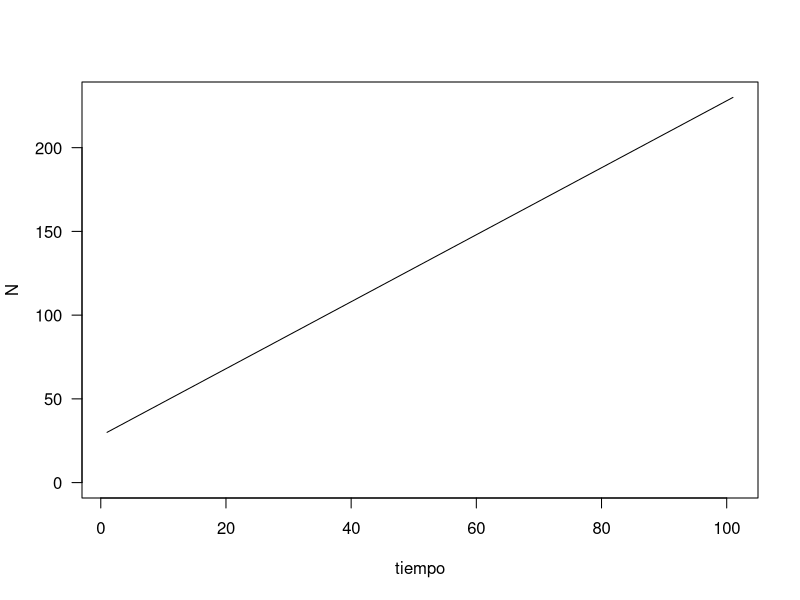
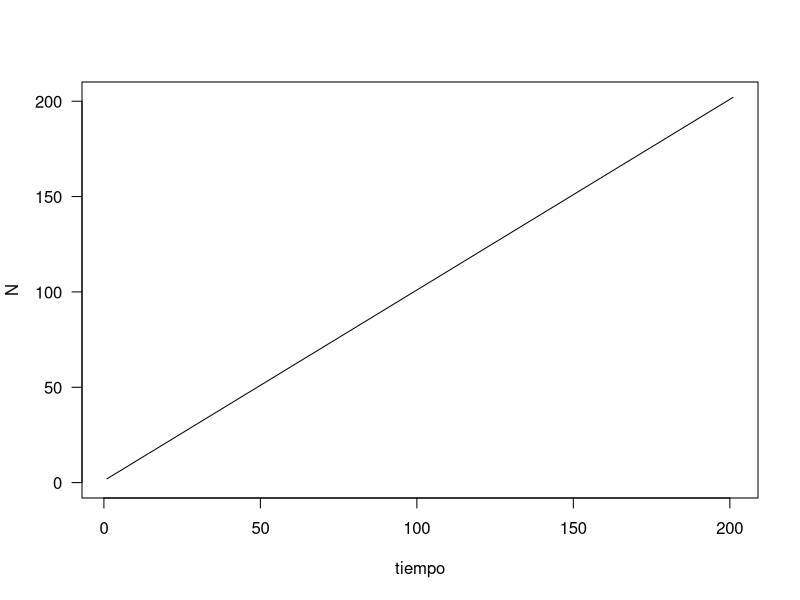
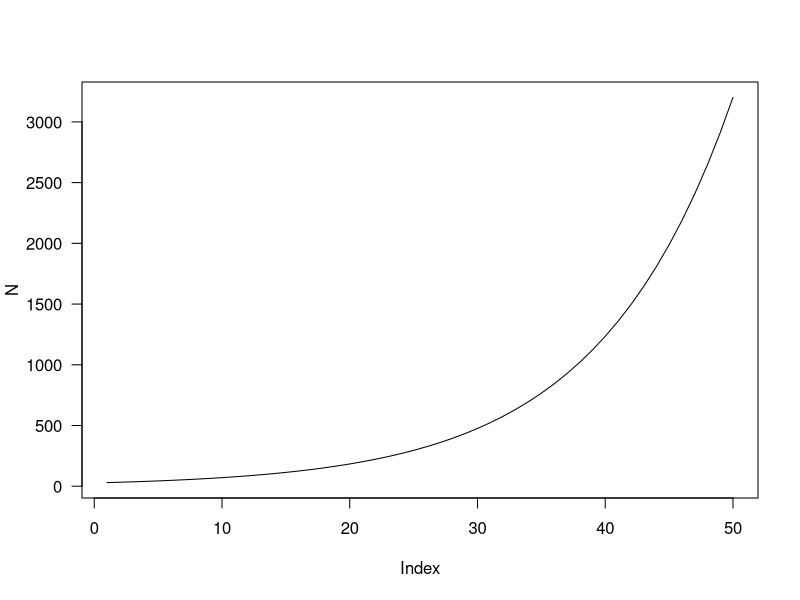
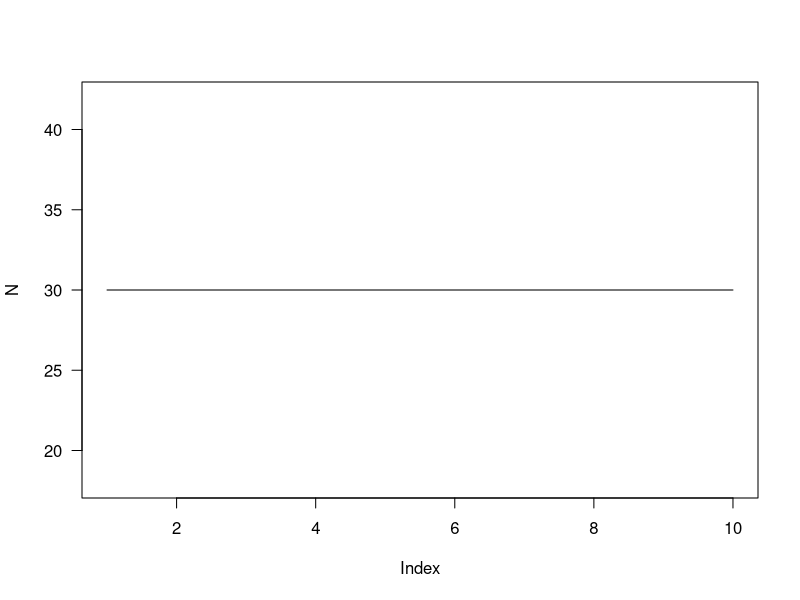
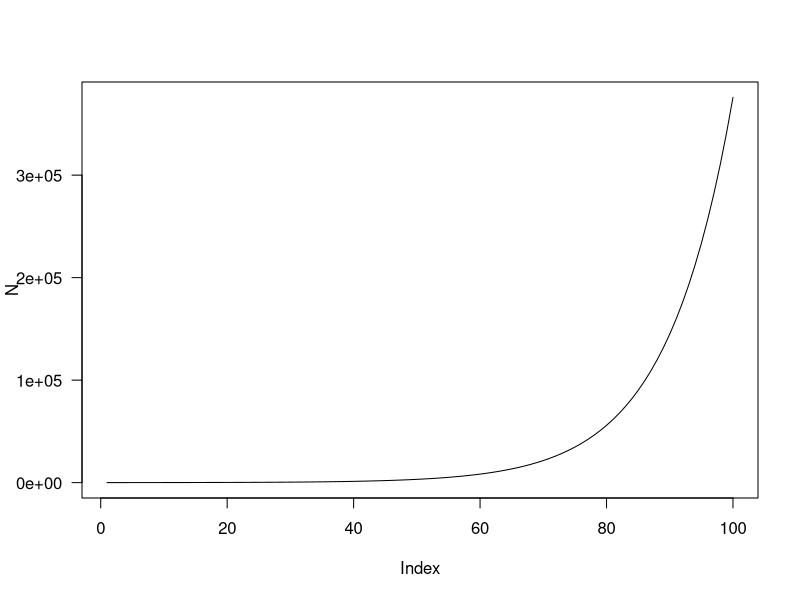
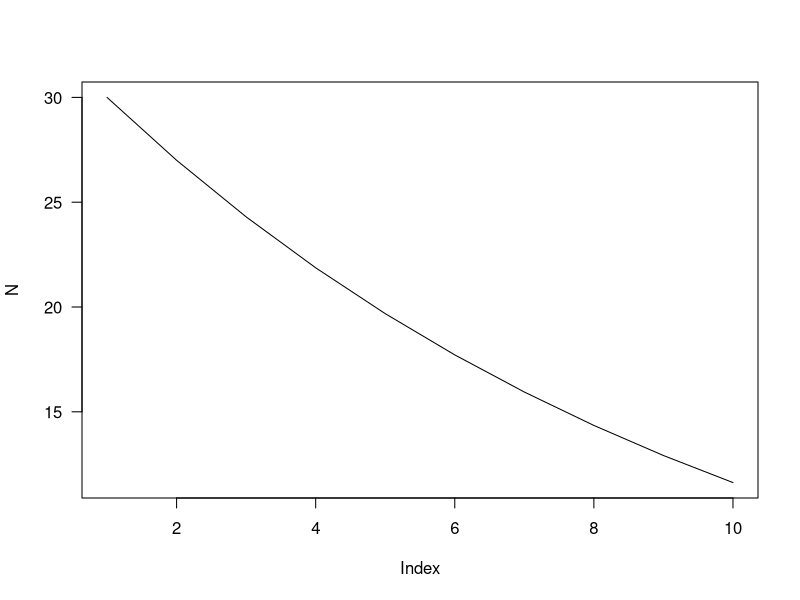
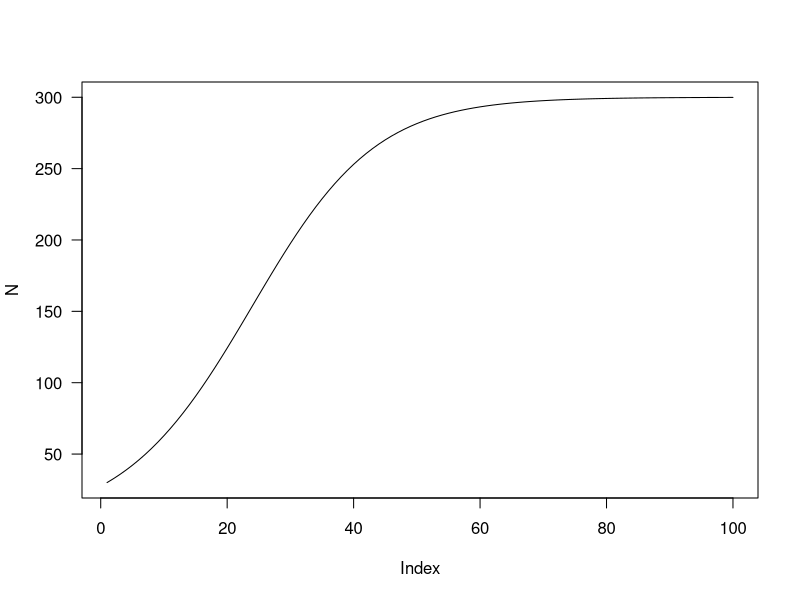
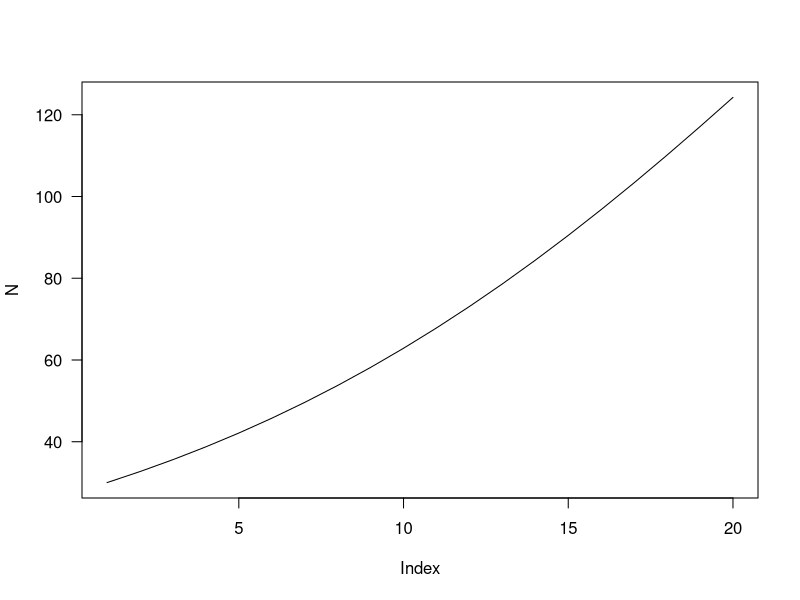

These figures' R source, in order:
## ---- chunk 1
knitr::opts_chunk$set(echo = TRUE)
## ---- chunk 2
#creamos una función con los parametros que queremos basados en y = a + bx
# y = N (tamaño de la población en cada tiempo); lo que queremos clacular.
# a = N0 (tamaño de la población a tiempo 0)
# b = Beta (pendiente de la recta)
# x = tiempo (cuantos años queremos calcular)
crecimiento <- function(N0 = 30, Beta = 2, tiempo = 100){
  x <- seq(0,tiempo) #creamos un vector que vaya de 0 al tiempo especificado
  N <- N0 + Beta*x #calculamos la N en cada tiempo usando la equación
  plot(N, t = "l", las = 1, xlab = "tiempo", ylim = c(0, max(N))) #graficamos
} 
#nota: Aquí resolvemos la equación de forma discreta para cada unidad de tiempo, pero normalmente se trabaja en continuo.

crecimiento()
crecimiento(N0 = 2, Beta = 1, tiempo = 200) #podemos jugar con los parametros.
## ---- chunk 3
#creamos nuestra función:
crecimiento <- function(N0 = 30, r = 0.1, tiempo = 50){
  #la función tiene tres parametros, N0, r y el tiempo a simular.
  N <- rep(NA,tiempo) #creamos un vector vacio (NA = Not Available) para guardar el valor de N para cada tiempo. 
  N[1] <- N0 # asignamos N0 al primer valor (el uno que esta dentro del corchete lo indica)
  for(i in 2:tiempo){ #para asignar el resto de valores, usaremos un bucle
    N[i] <- N[i-1] + r*N[i-1]  #resolvemos la equación para cada tiempo.
  }
  plot(N, t = "l", las = 1) #graficamos.
}
#nota: normalmente se resuelve la derivada de N sobre t (en continuo), pero es mucho más claro de forma discreta tal y como esta presentado aquí

crecimiento() #a partir del año 40 tenemos >1000 individuos. Recuerda que hemos fijado r a 0.1, es decir la población incrementa en un 10% cada año.  
crecimiento(N0 = 30, r = 0, tiempo = 10) #población estable
crecimiento(N0 = 30, r = 0.1, tiempo = 100) #En 100 años pasamos de 30 a > 300000 individuos.
crecimiento(N0 = 30, r = -0.1, tiempo = 10) #En 10 años pasamos de 30 a < 10 individuos.
## ---- chunk 4
crecimiento <- function(N1 = 30, r = 0.1, k = 300, tiempo = 100){
  #añadimos el parametro k (individuos máximos)
  N <- rep(NA,tiempo) #creamos vector vacio
  N[1] <- N1 #le damos la población inicial
  for(i in 2:tiempo){ #bucle para calcular N en cada año i
    N[i] <- N[i-1] + r*N[i-1] * (1 - N[i-1]/k) #nuestra equación
  }
  plot(N, t = "l", las = 1) #graficar
}

crecimiento() #vemos que en unos 80 años, se estabiliza la población en 300 individuos
crecimiento(N1 = 30, r = 0.1, k = 300, tiempo = 20) #En los primeros años, el crecimiento es casí exponencial.
crecimiento(N1 = 30, r = 0.4, k = 300, tiempo = 20) #Si la población crece muy rápido, se satura antes (en apenas 20 años)
crecimiento(N1 = 30, r = -0.1, k = 300, tiempo = 20) #Resultado esperado
crecimiento(N1 = 30, r = 0, k = 300, tiempo = 20) #Resultado esperado
## ---- chunk 5
#vamos a guardar algunos objetos de la función anterior para explorarlos después
N <- rep(NA,100) #creamos vector vacio para guardar Ns en 20 años
N[1] <- 30 #N inicial
r = 0.1
k = 300 #capacidad de carga
for(i in 2:100){ #bucle para calcular N en cada año i (de 2 a 20)
    N[i] <- N[i-1] + r*N[i-1] * (1 - N[i-1]/k) #nuestra equación
  }
penalizacion <- rep(NA) #vector vacio para guardar las penalizaciones
penalizacion[1] <- (1 - N[1]/k) #penalización para N1
for(i in 2:100){ #bucle para N2 a 20
  penalizacion[i] <- (1 - N[i-1]/k)  
}
plot(penalizacion ~ N, t = "l", las = 1) 
## ---- chunk 6
crecimiento <- function(N01 = 30, r1 = 0.1, a11 = -0.005, a12 = -0.0035,
                        N02 = 60, r2 = 0.1, a21 = -0.0027, a22 = -0.003, 
                        tiempo = 100){
  N1 <- rep(NA,tiempo)
  N1[1] <- N01
  N2 <- rep(NA,tiempo)
  N2[1] <- N02
  for(i in 2:tiempo){
    N1[i] <- N1[i-1] + N1[i-1] * (r1 + a11*N1[i-1] + a12*N2[i-1])  
    N2[i] <- N2[i-1] + N2[i-1] * (r2 + a21*N2[i-1] + a22*N1[i-1])  
  }
  plot(N1, t = "l", col = "red", las = 1, ylim = c(0, max(c(max(N2), max(N1)))))
  points(N2, t = "l", col = "blue")
}

crecimiento() #gana azul y rojo se acaba extinguiendo
crecimiento(N01 = 30, r1 = 0.1, a11 = -0.005, a12 = -0.0035,
            N02 = 60, r2 = 0.11, a21 = -0.0035, a22 = -0.005, 
            tiempo = 20) #ambas coexisten, pero a poblaciones más bajas, al menos a corto plazo
crecimiento(N01 = 30, r1 = 0.1, a11 = -0.003, a12 = -0.0035,
            N02 = 60, r2 = 0.1, a21 = -0.0027, a22 = -0.005, 
            tiempo = 100) #roja acaba ganando, aunque empieze en desventaja 
crecimiento(N01 = 30, r1 = 0.1, a11 = -0.0045, a12 = -0.0035,
            N02 = 60, r2 = 0.1, a21 = -0.0030, a22 = -0.006, 
            tiempo = 100) 
